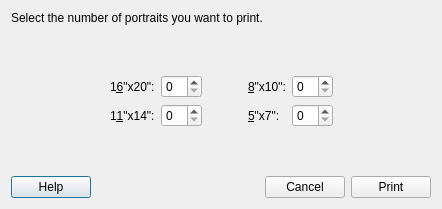
<?xml version="1.0" encoding="UTF-8"?>
<ui version="4.0">
 <class>SimplePrintDialog</class>
 <widget class="QDialog" name="SimplePrintDialog">
  <property name="geometry">
   <rect>
    <x>0</x>
    <y>0</y>
    <width>442</width>
    <height>209</height>
   </rect>
  </property>
  <property name="windowTitle">
   <string>Print center</string>
  </property>
  <layout class="QGridLayout" name="gridLayout">
   <item row="0" column="0">
    <layout class="QVBoxLayout" name="verticalLayout">
     <item>
      <widget class="QLabel" name="label">
       <property name="text">
        <string>Select the number of portraits you want to print.</string>
       </property>
      </widget>
     </item>
     <item>
      <spacer name="verticalSpacer_2">
       <property name="orientation">
        <enum>Qt::Vertical</enum>
       </property>
       <property name="sizeHint" stdset="0">
        <size>
         <width>20</width>
         <height>40</height>
        </size>
       </property>
      </spacer>
     </item>
     <item>
      <layout class="QHBoxLayout" name="horizontalLayout_2">
       <item>
        <spacer name="horizontalSpacer_2">
         <property name="orientation">
          <enum>Qt::Horizontal</enum>
         </property>
         <property name="sizeHint" stdset="0">
          <size>
           <width>40</width>
           <height>20</height>
          </size>
         </property>
        </spacer>
       </item>
       <item>
        <layout class="QGridLayout" name="gridLayout_2">
         <item row="0" column="4">
          <widget class="QSpinBox" name="print_8_10_spin"/>
         </item>
         <item row="1" column="4">
          <widget class="QSpinBox" name="print_5_7_spin"/>
         </item>
         <item row="0" column="0">
          <widget class="QLabel" name="label_3">
           <property name="text">
            <string>1&amp;6&quot;x20&quot;:</string>
           </property>
           <property name="buddy">
            <cstring>print_16_20_spin</cstring>
           </property>
          </widget>
         </item>
         <item row="0" column="1">
          <widget class="QSpinBox" name="print_16_20_spin"/>
         </item>
         <item row="1" column="0">
          <widget class="QLabel" name="label_4">
           <property name="text">
            <string>1&amp;1&quot;x14&quot;:</string>
           </property>
           <property name="buddy">
            <cstring>print_11_14_spin</cstring>
           </property>
          </widget>
         </item>
         <item row="1" column="1">
          <widget class="QSpinBox" name="print_11_14_spin"/>
         </item>
         <item row="1" column="3">
          <widget class="QLabel" name="label_6">
           <property name="text">
            <string>&amp;5&quot;x7&quot;:</string>
           </property>
           <property name="buddy">
            <cstring>print_5_7_spin</cstring>
           </property>
          </widget>
         </item>
         <item row="0" column="3">
          <widget class="QLabel" name="label_5">
           <property name="text">
            <string>&amp;8&quot;x10&quot;:</string>
           </property>
           <property name="buddy">
            <cstring>print_8_10_spin</cstring>
           </property>
          </widget>
         </item>
         <item row="0" column="2">
          <spacer name="horizontalSpacer_4">
           <property name="orientation">
            <enum>Qt::Horizontal</enum>
           </property>
           <property name="sizeHint" stdset="0">
            <size>
             <width>40</width>
             <height>20</height>
            </size>
           </property>
          </spacer>
         </item>
        </layout>
       </item>
       <item>
        <spacer name="horizontalSpacer_3">
         <property name="orientation">
          <enum>Qt::Horizontal</enum>
         </property>
         <property name="sizeHint" stdset="0">
          <size>
           <width>40</width>
           <height>20</height>
          </size>
         </property>
        </spacer>
       </item>
      </layout>
     </item>
     <item>
      <spacer name="verticalSpacer">
       <property name="orientation">
        <enum>Qt::Vertical</enum>
       </property>
       <property name="sizeHint" stdset="0">
        <size>
         <width>20</width>
         <height>40</height>
        </size>
       </property>
      </spacer>
     </item>
     <item>
      <layout class="QHBoxLayout" name="horizontalLayout">
       <item>
        <widget class="QPushButton" name="help_btn">
         <property name="text">
          <string>Help</string>
         </property>
        </widget>
       </item>
       <item>
        <spacer name="horizontalSpacer">
         <property name="orientation">
          <enum>Qt::Horizontal</enum>
         </property>
         <property name="sizeHint" stdset="0">
          <size>
           <width>40</width>
           <height>20</height>
          </size>
         </property>
        </spacer>
       </item>
       <item>
        <widget class="QPushButton" name="cancel_btn">
         <property name="text">
          <string>Cancel</string>
         </property>
        </widget>
       </item>
       <item>
        <widget class="QPushButton" name="print_btn">
         <property name="text">
          <string>Print</string>
         </property>
        </widget>
       </item>
      </layout>
     </item>
    </layout>
   </item>
  </layout>
 </widget>
 <resources/>
 <connections>
  <connection>
   <sender>cancel_btn</sender>
   <signal>clicked()</signal>
   <receiver>SimplePrintDialog</receiver>
   <slot>reject()</slot>
   <hints>
    <hint type="sourcelabel">
     <x>297</x>
     <y>263</y>
    </hint>
    <hint type="destinationlabel">
     <x>218</x>
     <y>145</y>
    </hint>
   </hints>
  </connection>
 </connections>
</ui>
